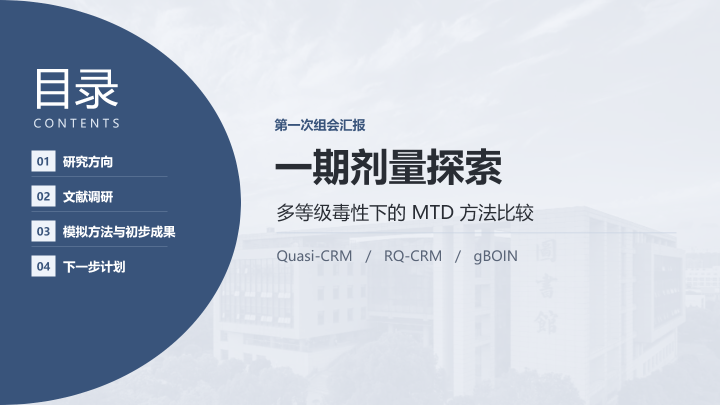
#> input picture rmd/.dose-build/blue/slide-01.png, 1440 x 810 px (shown at 1/2 size); its folder holds only this picture in this run
$ python contact.py
#> lines starting #> are read from the running program, lines starting #| are printed output that depends on the picture
from PIL import Image
import glob
files=sorted(glob.glob('.dose-build/blue/slide-*.png'))
sheet=Image.new('RGB',(1440,5*280),'#dce5e0')
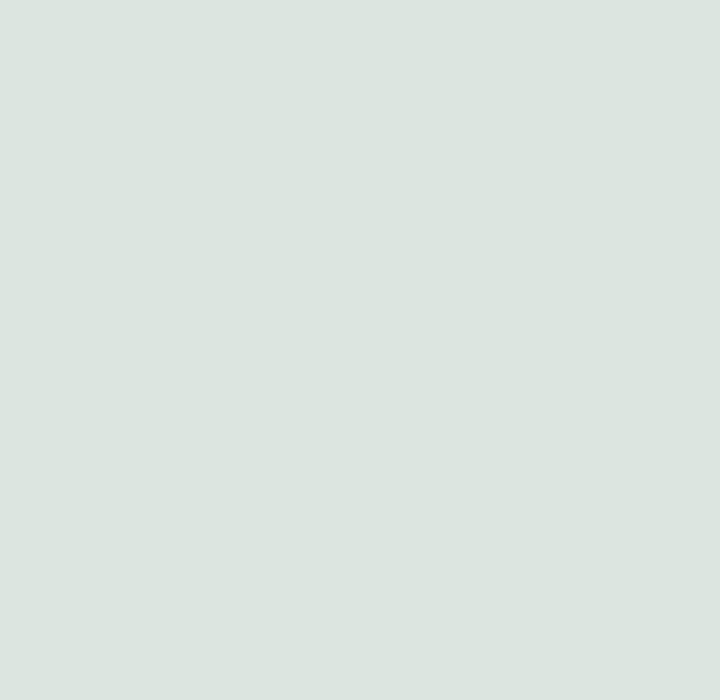
#> sheet: PIL image 1440x1400 RGB (shown at 1/2 size); mean R, G, B 220, 229, 224
for i,f in enumerate(files):
 im=Image.open(f).convert('RGB')
 im.thumbnail((468,265))
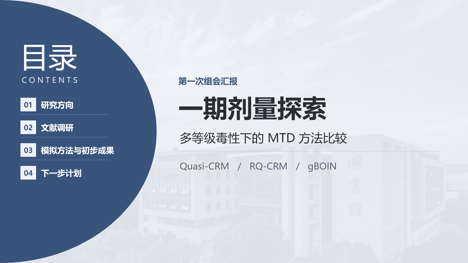
#> im: PIL image 468x263 RGB; mean R, G, B 183.5, 193.1, 207.8
 sheet.paste(im,((i%3)*480+6,(i//3)*280+6))
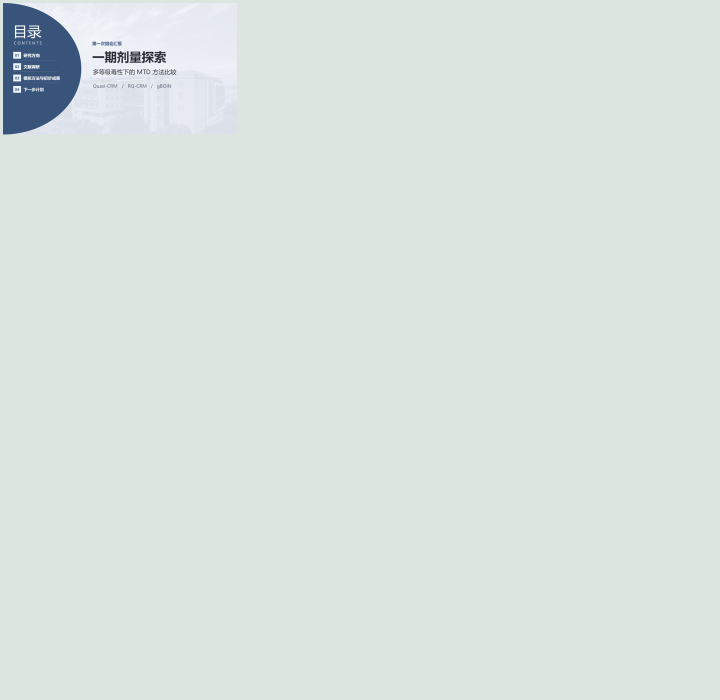
#> sheet: PIL image 1440x1400 RGB (shown at 1/2 size); mean R, G, B 217.8, 226.8, 223
sheet.save('.dose-build/blue/contact.png')

$ run again, on rmd/.dose-build/blue/slide-05.png
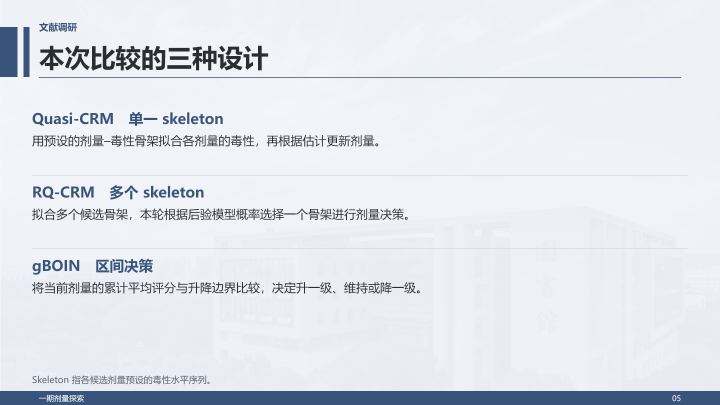
#> input picture rmd/.dose-build/blue/slide-05.png, 1440 x 810 px (shown at 1/2 size)
#> `im.thumbnail((468,265))`:
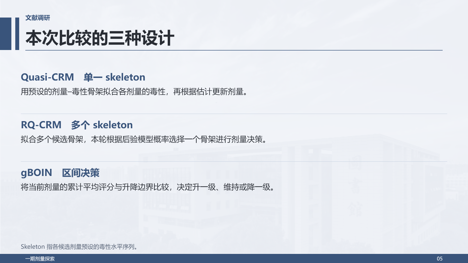
#> im: PIL image 468x263 RGB; mean R, G, B 224.4, 228.4, 235.4
#> `sheet.paste(im,((i%3)*480+6,(i//3)*280+6))`:
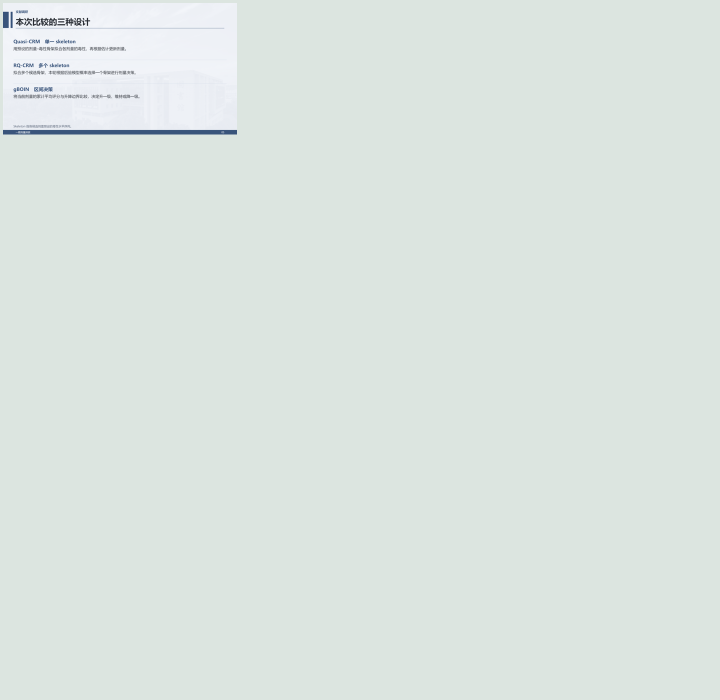
#> sheet: PIL image 1440x1400 RGB (shown at 1/2 size); mean R, G, B 220.3, 229, 224.7

$ run again, on rmd/.dose-build/blue/slide-06.png
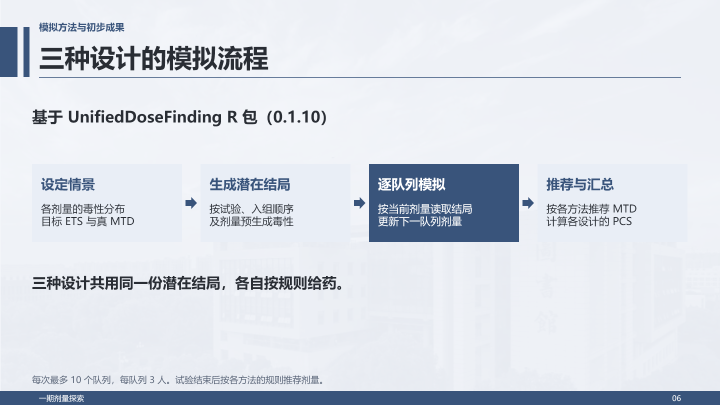
#> input picture rmd/.dose-build/blue/slide-06.png, 1440 x 810 px (shown at 1/2 size)
#> `im.thumbnail((468,265))`:
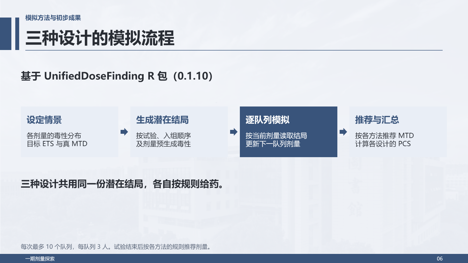
#> im: PIL image 468x263 RGB; mean R, G, B 216.4, 221.6, 230
#> `sheet.paste(im,((i%3)*480+6,(i//3)*280+6))`:
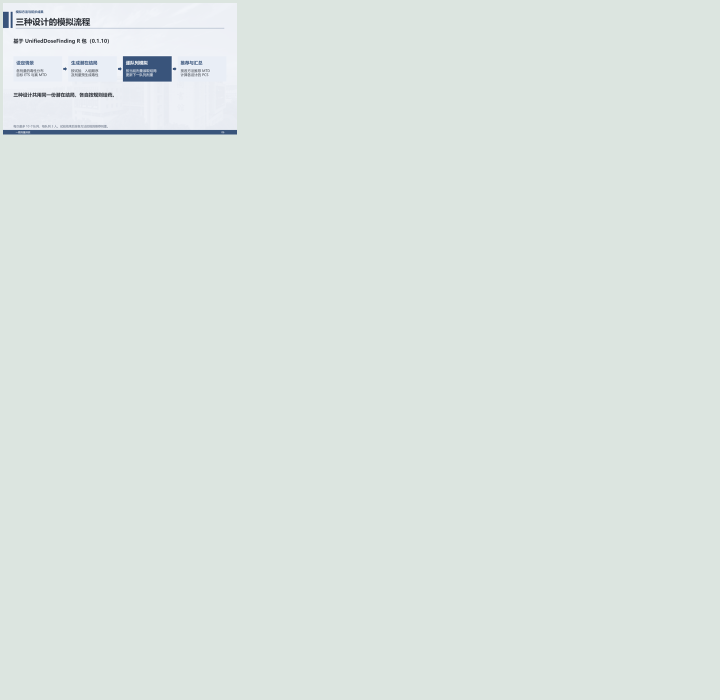
#> sheet: PIL image 1440x1400 RGB (shown at 1/2 size); mean R, G, B 219.8, 228.5, 224.4

$ run again, on rmd/.dose-build/blue/slide-07.png
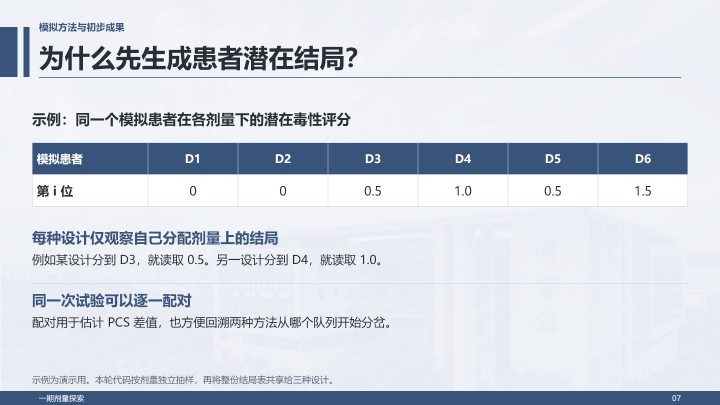
#> input picture rmd/.dose-build/blue/slide-07.png, 1440 x 810 px (shown at 1/2 size)
#> `im.thumbnail((468,265))`:
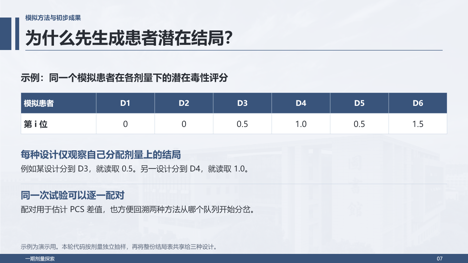
#> im: PIL image 468x263 RGB; mean R, G, B 211, 216.6, 225.7
#> `sheet.paste(im,((i%3)*480+6,(i//3)*280+6))`:
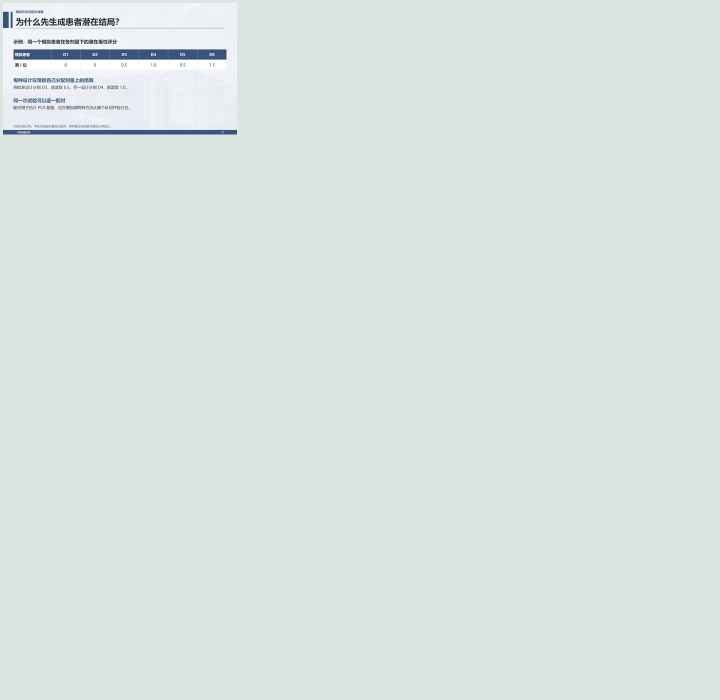
#> sheet: PIL image 1440x1400 RGB (shown at 1/2 size); mean R, G, B 219.5, 228.2, 224.1

$ run again, on rmd/.dose-build/blue/slide-02.png
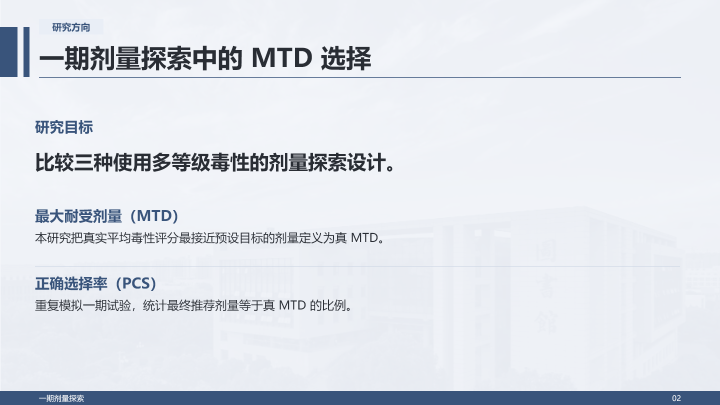
#> input picture rmd/.dose-build/blue/slide-02.png, 1440 x 810 px (shown at 1/2 size)
#> `im.thumbnail((468,265))`:
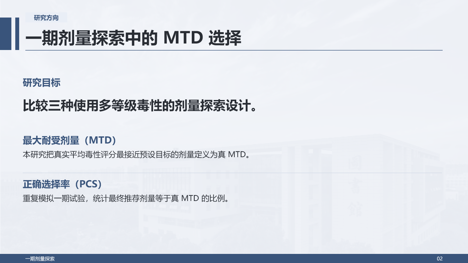
#> im: PIL image 468x263 RGB; mean R, G, B 222.8, 226.8, 233.7
#> `sheet.paste(im,((i%3)*480+6,(i//3)*280+6))`:
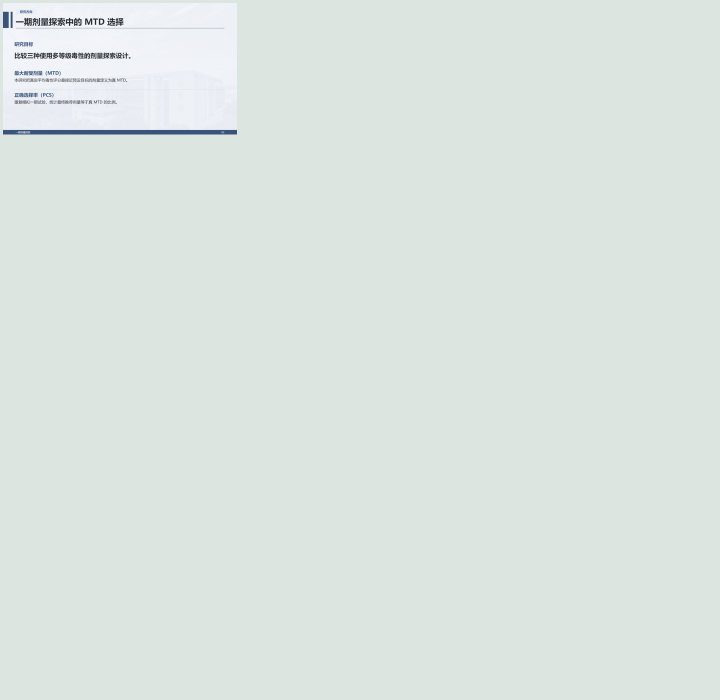
#> sheet: PIL image 1440x1400 RGB (shown at 1/2 size); mean R, G, B 220.2, 228.9, 224.6
